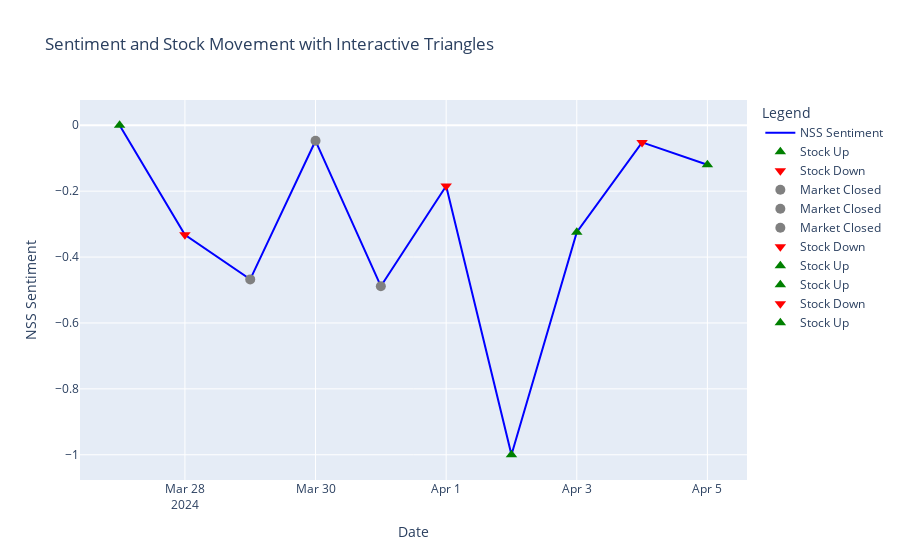

Notebook code for this chart:
### Code cell
import plotly.graph_objects as go

# Creating the line plot for weighted average sentiment
fig = go.Figure()
fig.add_trace(go.Scatter(x=nss_df['date'], y=nss_df['normalized_nss'], mode='lines', name='NSS Sentiment', line=dict(color='blue')))

# Adding markers for actual stock labels
for i, row in nss_df.iterrows():
    if row['actual_label'] == 1:
        fig.add_trace(go.Scatter(x=[row['date']], y=[row['normalized_nss']], mode='markers', marker_symbol='triangle-up', marker_color='green', marker_size=10, name='Stock Up'))
    elif row['actual_label'] == 0:
        fig.add_trace(go.Scatter(x=[row['date']], y=[row['normalized_nss']], mode='markers', marker_symbol='triangle-down', marker_color='red', marker_size=10, name='Stock Down'))
    else:
        fig.add_trace(go.Scatter(x=[row['date']], y=[row['normalized_nss']], mode='markers', marker_symbol='circle', marker_color='grey', marker_size=10, name='Market Closed'))

# Setting layout for the figure
fig.update_layout(title='Sentiment and Stock Movement with Interactive Triangles', xaxis_title='Date', yaxis_title='NSS Sentiment', legend_title='Legend')
fig.show()

### Figure 1 — Plotly figure (JSON) as saved in the notebook; plotly's stock layout.template omitted (floating-point values rounded to 4 significant figures)
{"data": [{"line": {"color": "blue"}, "mode": "lines", "name": "NSS Sentiment", "type": "scatter", "x": ["2024-03-27T00:00:00", "2024-03-28T00:00:00", "2024-03-29T00:00:00", "2024-03-30T00:00:00", "2024-03-31T00:00:00", "2024-04-01T00:00:00", "2024-04-02T00:00:00", "2024-04-03T00:00:00", "2024-04-04T00:00:00", "2024-04-05T00:00:00"], "y": [-6.245e-17, -0.3323, -0.4678, -0.0472, -0.4884, -0.1845, -1, -0.3245, -0.05205, -0.1199]}, {"marker": {"color": "green", "size": 10, "symbol": "triangle-up"}, "mode": "markers", "name": "Stock Up", "type": "scatter", "x": ["2024-03-27T00:00:00"], "y": [-6.245e-17]}, {"marker": {"color": "red", "size": 10, "symbol": "triangle-down"}, "mode": "markers", "name": "Stock Down", "type": "scatter", "x": ["2024-03-28T00:00:00"], "y": [-0.3323]}, {"marker": {"color": "grey", "size": 10, "symbol": "circle"}, "mode": "markers", "name": "Market Closed", "type": "scatter", "x": ["2024-03-29T00:00:00"], "y": [-0.4678]}, {"marker": {"color": "grey", "size": 10, "symbol": "circle"}, "mode": "markers", "name": "Market Closed", "type": "scatter", "x": ["2024-03-30T00:00:00"], "y": [-0.0472]}, {"marker": {"color": "grey", "size": 10, "symbol": "circle"}, "mode": "markers", "name": "Market Closed", "type": "scatter", "x": ["2024-03-31T00:00:00"], "y": [-0.4884]}, {"marker": {"color": "red", "size": 10, "symbol": "triangle-down"}, "mode": "markers", "name": "Stock Down", "type": "scatter", "x": ["2024-04-01T00:00:00"], "y": [-0.1845]}, {"marker": {"color": "green", "size": 10, "symbol": "triangle-up"}, "mode": "markers", "name": "Stock Up", "type": "scatter", "x": ["2024-04-02T00:00:00"], "y": [-1]}, {"marker": {"color": "green", "size": 10, "symbol": "triangle-up"}, "mode": "markers", "name": "Stock Up", "type": "scatter", "x": ["2024-04-03T00:00:00"], "y": [-0.3245]}, {"marker": {"color": "red", "size": 10, "symbol": "triangle-down"}, "mode": "markers", "name": "Stock Down", "type": "scatter", "x": ["2024-04-04T00:00:00"], "y": [-0.05205]}, {"marker": {"color": "green", "size": 10, "symbol": "triangle-up"}, "mode": "markers", "name": "Stock Up", "type": "scatter", "x": ["2024-04-05T00:00:00"], "y": [-0.1199]}], "layout": {"legend": {"title": {"text": "Legend"}}, "title": {"text": "Sentiment and Stock Movement with Interactive Triangles"}, "xaxis": {"title": {"text": "Date"}}, "yaxis": {"title": {"text": "NSS Sentiment"}}}}
